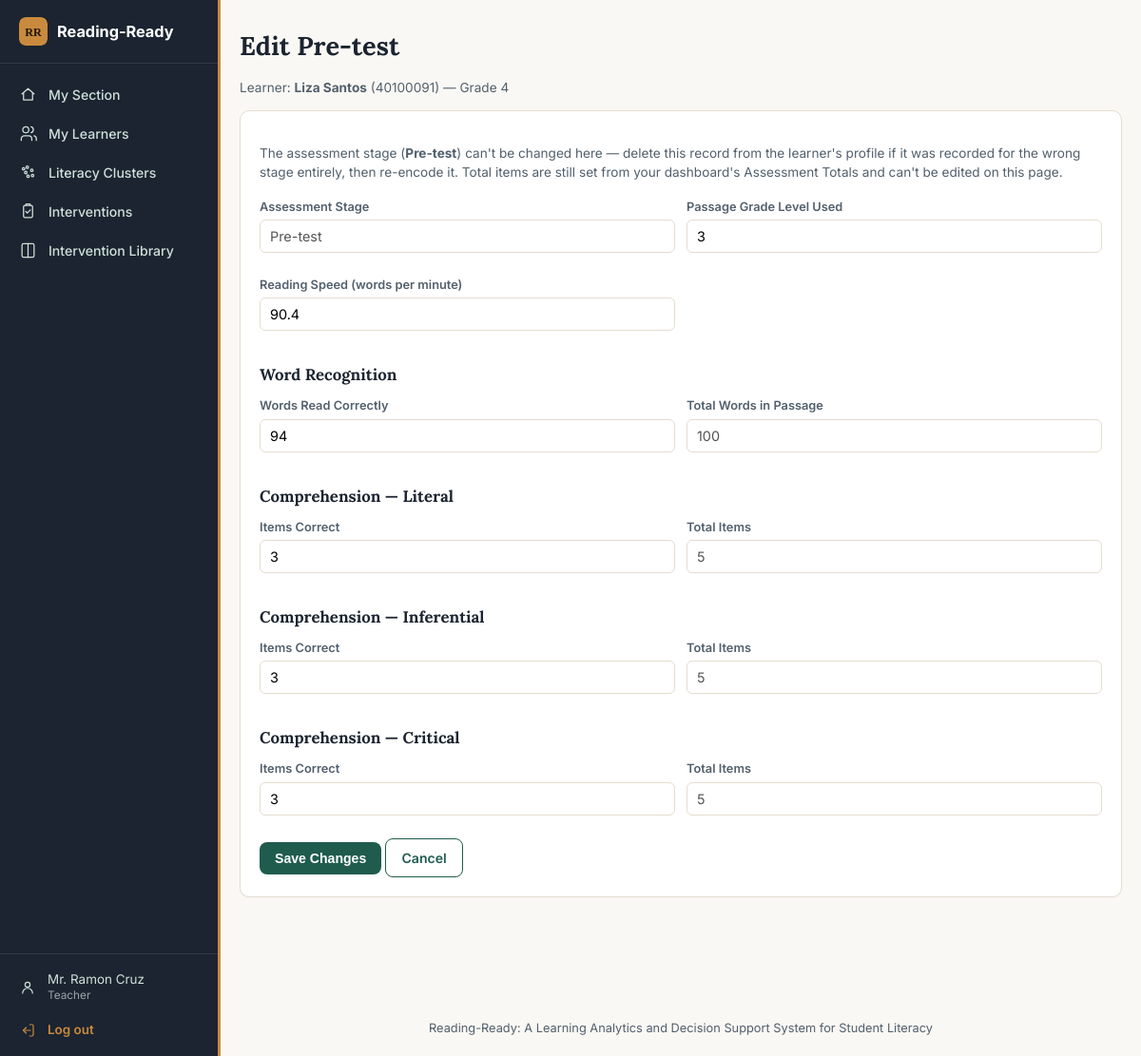
/teacher/assessment/1/edit (signed in), run on the app's committed database.
### models.py (models this page shows, shortened)
class User(UserMixin, db.Model):
    id = db.Column(db.Integer, primary_key=True)
    username = db.Column(db.String(80), unique=True, nullable=False)
    email = db.Column(db.String(150), unique=True, nullable=True)
    password_hash = db.Column(db.String(255), nullable=False)
    full_name = db.Column(db.String(150), nullable=False)
    role = db.Column(db.String(20), nullable=False)
    school_id = db.Column(db.Integer, db.ForeignKey("school.id"), nullable=True)
    pending_school_name = db.Column(db.String(150), nullable=True)
    student_id = db.Column(db.Integer, db.ForeignKey("student.id"), nullable=True)
    status = db.Column(db.String(20), nullable=False, default="approved")
    requested_at = db.Column(db.DateTime, default=datetime.utcnow)
    reviewed_at = db.Column(db.DateTime, nullable=True)
    reviewed_by = db.Column(db.Integer, db.ForeignKey("user.id"), nullable=True)
    created_at = db.Column(db.DateTime, default=datetime.utcnow)
    school = db.relationship("School", foreign_keys=[school_id])
    student = db.relationship("Student", foreign_keys=[student_id])
    @property
    def is_active(self):
        return self.status == "approved"

class Assessment(db.Model):
    id = db.Column(db.Integer, primary_key=True)
    student_id = db.Column(db.Integer, db.ForeignKey("student.id"), nullable=False)
    school_year = db.Column(db.String(9), nullable=False)
    term = db.Column(db.String(10), nullable=False)
    passage_grade_level = db.Column(db.Integer, nullable=True)
    word_recognition_correct = db.Column(db.Integer, nullable=False)
    word_recognition_total = db.Column(db.Integer, nullable=False)
    literal_correct = db.Column(db.Integer, nullable=False)
    literal_total = db.Column(db.Integer, nullable=False)
    inferential_correct = db.Column(db.Integer, nullable=False)
    inferential_total = db.Column(db.Integer, nullable=False)
    critical_correct = db.Column(db.Integer, nullable=False)
    critical_total = db.Column(db.Integer, nullable=False)
    reading_speed_wpm = db.Column(db.Float, nullable=False)
    teacher_override_pass = db.Column(db.Boolean, default=False, nullable=False)
    override_note = db.Column(db.Text, nullable=True)
    date_administered = db.Column(db.DateTime, default=datetime.utcnow)
    encoded_by = db.Column(db.Integer, db.ForeignKey("user.id"), nullable=True)

class Student(db.Model):
    id = db.Column(db.Integer, primary_key=True)
    lrn = db.Column(db.String(20), unique=True, nullable=False)
    first_name = db.Column(db.String(80), nullable=False)
    last_name = db.Column(db.String(80), nullable=False)
    grade_level = db.Column(db.Integer, nullable=False)
    section_id = db.Column(db.Integer, db.ForeignKey("section.id"), nullable=False)
    sex = db.Column(db.String(10))
    assessments = db.relationship("Assessment", backref="student", lazy=True,
                                   order_by="Assessment.date_administered")
    gst_records = db.relationship("GroupScreeningTest", backref="student", lazy=True,
                                   order_by="GroupScreeningTest.date_administered")
    audio_logs = db.relationship("AudioLog", backref="student", lazy=True)
    @property
    def full_name(self):
        return f"{self.first_name} {self.last_name}".strip()

### app.py (the view, shortened to what this page needs)
@app.route("/teacher/assessment/<int:assessment_id>/edit", methods=["GET", "POST"])
@roles_required("teacher")
def edit_assessment(assessment_id):
    assessment = Assessment.query.get_or_404(assessment_id)
    student = assessment.student
    section = Section.query.filter_by(teacher_id=current_user.id).first()
    if not section or student.section_id != section.id:
        abort(403)
    preset = _get_passage_preset(current_user.school_id,
                                  assessment.passage_grade_level or student.grade_level,
                                  assessment.term)
    return render_template("edit_assessment.html", assessment=assessment, student=student, preset=preset)

### templates/edit_assessment.html (shortened to what this page needs)
{% extends "base.html" %}
{% block content %}
<h1>Edit {{ assessment.term.title() }}-test</h1>
<p class="subtle">Learner: <strong>{{ student.full_name }}</strong> ({{ student.lrn }}) &mdash; Grade {{ student.grade_level }}</p>
<div class="card">
  <p class="subtle" style="margin-bottom:16px;">
    The assessment stage (<strong>{{ assessment.term.title() }}-test</strong>) can't be changed here
    &mdash; delete this record from the learner's profile if it was recorded for the wrong stage
    entirely, then re-encode it. Total items are still set from your dashboard's Assessment Totals
    and can't be edited on this page.
  </p>
  <form method="POST">
    <div class="form-grid">
      <div class="field">
        <label>Assessment Stage</label>
        <input type="text" readonly disabled value="{{ assessment.term.title() }}-test">
      </div>
      <div class="field">
        <label>Passage Grade Level Used</label>
        <input type="number" step="1" min="1" max="6" name="passage_grade_level" value="{{ assessment.passage_grade_level or student.grade_level }}" required>
      </div>
      <div class="field">
        <label>Reading Speed (words per minute)</label>
        <input type="number" step="0.1" min="0" name="reading_speed_wpm" value="{{ assessment.reading_speed_wpm }}" required>
      </div>
    </div>
    <h3 style="margin:22px 0 10px;">Word Recognition</h3>
    <div class="form-grid">
      <div class="field">
        <label>Words Read Correctly</label>
        <input type="number" step="1" min="0" name="word_recognition_correct" value="{{ assessment.word_recognition_correct }}" required>
      </div>
      <div class="field">
        <label>Total Words in Passage</label>
        <input type="text" readonly disabled value="{{ preset.word_recognition_total }}">
      </div>
    </div>
    <h3 style="margin:22px 0 10px;">Comprehension &mdash; Literal</h3>
    <div class="form-grid">
      <div class="field">
        <label>Items Correct</label>
        <input type="number" step="1" min="0" name="literal_correct" value="{{ assessment.literal_correct }}" required>
      </div>
      <div class="field">
        <label>Total Items</label>
        <input type="text" readonly disabled value="{{ preset.literal_total }}">
      </div>
    </div>
    <h3 style="margin:22px 0 10px;">Comprehension &mdash; Inferential</h3>
    <div class="form-grid">
      <div class="field">
        <label>Items Correct</label>
        <input type="number" step="1" min="0" name="inferential_correct" value="{{ assessment.inferential_correct }}" required>
      </div>
      <div class="field">
        <label>Total Items</label>
        <input type="text" readonly disabled value="{{ preset.inferential_total }}">
      </div>
    </div>
    <h3 style="margin:22px 0 10px;">Comprehension &mdash; Critical</h3>
    <div class="form-grid">
      <div class="field">
        <label>Items Correct</label>
        <input type="number" step="1" min="0" name="critical_correct" value="{{ assessment.critical_correct }}" required>
      </div>
      <div class="field">
        <label>Total Items</label>
        <input type="text" readonly disabled value="{{ preset.critical_total }}">
      </div>
    </div>
    <button class="btn" type="submit" style="margin-top:16px;">Save Changes</button>
    <a class="btn btn-outline" href="{{ url_for('student_profile', student_id=student.id) }}">Cancel</a>
  </form>
</div>
{% endblock %}

### templates/base.html (shortened to what this page needs)
<!DOCTYPE html>
<html lang="en">
<head>
<link rel="stylesheet" href="{{ url_for('static', filename='css/style.css') }}">
<link rel="stylesheet" href="https://cdnjs.cloudflare.com/ajax/libs/sweetalert2/11.26.25/sweetalert2.min.css">
</head>
<body>
<div class="app-shell {{ 'has-sidebar' if current_user.is_authenticated else '' }}">
  {% if current_user.is_authenticated %}
  <aside class="sidebar" id="sidebar">
    <a class="sidebar-brand" href="{{ url_for('dashboard') }}">
      <img src="{{ url_for('static', filename='img/logo.svg') }}" alt="" class="sidebar-brand-mark">
      <span>Reading&#8209;Ready</span>
    </a>
    <nav class="sidebar-nav">
      {% if current_user.role == 'developer' %}
        <a href="{{ url_for('developer_dashboard') }}" class="{{ 'active' if request.endpoint == 'developer_dashboard' }}">
          <svg viewBox="0 0 24 24" fill="none" stroke="currentColor" stroke-width="1.6" stroke-linecap="round" stroke-linejoin="round"><rect x="3" y="3" width="7" height="7" rx="1"/><rect x="14" y="3" width="7" height="7" rx="1"/><rect x="14" y="14" width="7" height="7" rx="1"/><rect x="3" y="14" width="7" height="7" rx="1"/></svg>
          System Admin
        </a>
        <a href="{{ url_for('system_settings') }}" class="{{ 'active' if request.endpoint == 'system_settings' }}">
          <svg viewBox="0 0 24 24" fill="none" stroke="currentColor" stroke-width="1.6" stroke-linecap="round" stroke-linejoin="round"><line x1="4" y1="6" x2="20" y2="6"/><circle cx="9" cy="6" r="2"/><line x1="4" y1="12" x2="20" y2="12"/><circle cx="15" cy="12" r="2"/><line x1="4" y1="18" x2="20" y2="18"/><circle cx="9" cy="18" r="2"/></svg>
          System Settings
        </a>
        <a href="{{ url_for('audit_logs') }}" class="{{ 'active' if request.endpoint == 'audit_logs' }}">
          <svg viewBox="0 0 24 24" fill="none" stroke="currentColor" stroke-width="1.6" stroke-linecap="round" stroke-linejoin="round"><path d="M7 3h7l5 5v13H7Z"/><path d="M14 3v5h5"/><line x1="9" y1="13" x2="15" y2="13"/><line x1="9" y1="17" x2="15" y2="17"/></svg>
          Audit Logs
        </a>
        <a href="{{ url_for('external_resources') }}" class="{{ 'active' if request.endpoint and request.endpoint.startswith('external_resource') or request.endpoint == 'edit_external_resource' }}">
          <svg viewBox="0 0 24 24" fill="none" stroke="currentColor" stroke-width="1.6" stroke-linecap="round" stroke-linejoin="round"><circle cx="12" cy="12" r="9"/><line x1="2" y1="12" x2="22" y2="12"/><path d="M12 3a15 15 0 0 1 0 18a15 15 0 0 1 0-18Z"/></svg>
          External Resources
        </a>
      {% elif current_user.role == 'teacher' %}
        <a href="{{ url_for('teacher_dashboard') }}" class="{{ 'active' if request.endpoint == 'teacher_dashboard' }}">
          <svg viewBox="0 0 24 24" fill="none" stroke="currentColor" stroke-width="1.6" stroke-linecap="round" stroke-linejoin="round"><path d="M4 11 12 4l8 7"/><path d="M6 10v9h12v-9"/></svg>
          My Section
        </a>
        <a href="{{ url_for('teacher_students') }}" class="{{ 'active' if request.endpoint == 'teacher_students' }}">
          <svg viewBox="0 0 24 24" fill="none" stroke="currentColor" stroke-width="1.6" stroke-linecap="round" stroke-linejoin="round"><path d="M17 21v-2a4 4 0 0 0-4-4H7a4 4 0 0 0-4 4v2"/><circle cx="9" cy="7" r="4"/><path d="M23 21v-2a4 4 0 0 0-3-3.87"/><path d="M16 3.13a4 4 0 0 1 0 7.75"/></svg>
          My Learners
        </a>
        <a href="{{ url_for('literacy_clusters') }}" class="{{ 'active' if request.endpoint == 'literacy_clusters' }}">
          Literacy Clusters
        </a>
        <a href="{{ url_for('intervention_recommendations') }}" class="{{ 'active' if request.endpoint in ['intervention_recommendations', 'intervention_detail'] }}">
          <svg viewBox="0 0 24 24" fill="none" stroke="currentColor" stroke-width="1.6" stroke-linecap="round" stroke-linejoin="round"><rect x="6" y="4" width="12" height="16" rx="2"/><path d="M9 4V3a1 1 0 0 1 1-1h4a1 1 0 0 1 1 1v1"/><path d="M9 12l2 2 4-4"/></svg>
          Interventions
        </a>
        <a href="{{ url_for('intervention_library') }}" class="{{ 'active' if request.endpoint == 'intervention_library' }}">
          <svg viewBox="0 0 24 24" fill="none" stroke="currentColor" stroke-width="1.6" stroke-linecap="round" stroke-linejoin="round"><path d="M4 5a2 2 0 0 1 2-2h6v18H6a2 2 0 0 1-2-2Z"/><path d="M12 3h6a2 2 0 0 1 2 2v14a2 2 0 0 1-2 2h-6"/></svg>
          Intervention Library
        </a>
      {% endif %}
    </nav>
    <div class="sidebar-footer">
      <a href="{{ url_for('my_profile') }}" class="sidebar-footer-link {{ 'active' if request.endpoint == 'my_profile' }}">
        <svg viewBox="0 0 24 24" fill="none" stroke="currentColor" stroke-width="1.6" stroke-linecap="round" stroke-linejoin="round"><circle cx="12" cy="8" r="3.5"/><path d="M5 20a7 7 0 0 1 14 0"/></svg>
        <span>{{ current_user.full_name }}<small>{{ current_user.role|capitalize }}</small></span>
      </a>
      <a href="{{ url_for('logout') }}" class="sidebar-footer-link logout"
         onclick="return confirm('Are you sure you want to log out?');">
        <svg viewBox="0 0 24 24" fill="none" stroke="currentColor" stroke-width="1.6" stroke-linecap="round" stroke-linejoin="round"><path d="M15 4h3a2 2 0 0 1 2 2v12a2 2 0 0 1-2 2h-3"/><path d="M10 8l-4 4 4 4"/><line x1="6" y1="12" x2="16" y2="12"/></svg>
        <span>Log out</span>
      </a>
    </div>
  </aside>
  {% endif %}
  <div class="main-content">
    <main class="container">
      {% block content %}{% endblock %}
    </main>
    <footer class="footer">
      Reading-Ready: A Learning Analytics and Decision Support System for Student Literacy
    </footer>
  </div>
</div>
</body>
</html>

### data on the page
User: full_name "Mr. Ramon Cruz", role "Teacher"
Assessment: term "Pre", term "Pre-test", passage_grade_level "3", reading_speed_wpm "90.4", word_recognition_correct "94", literal_correct "3", inferential_correct "3", critical_correct "3"
Student: full_name "Liza Santos", lrn "40100091", grade_level "4"
